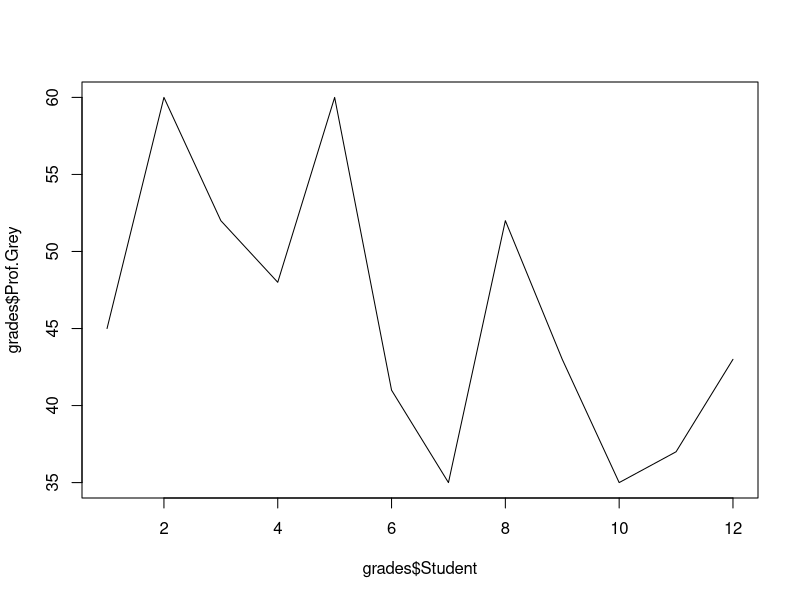
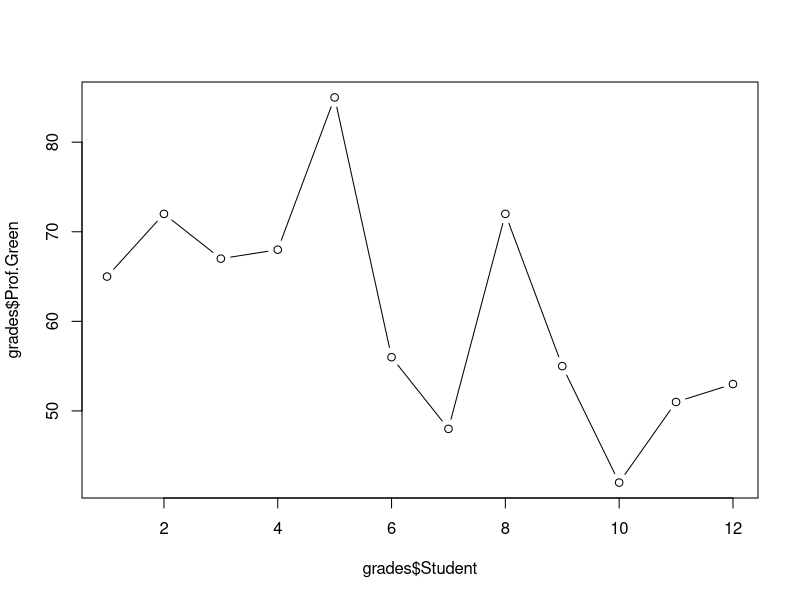
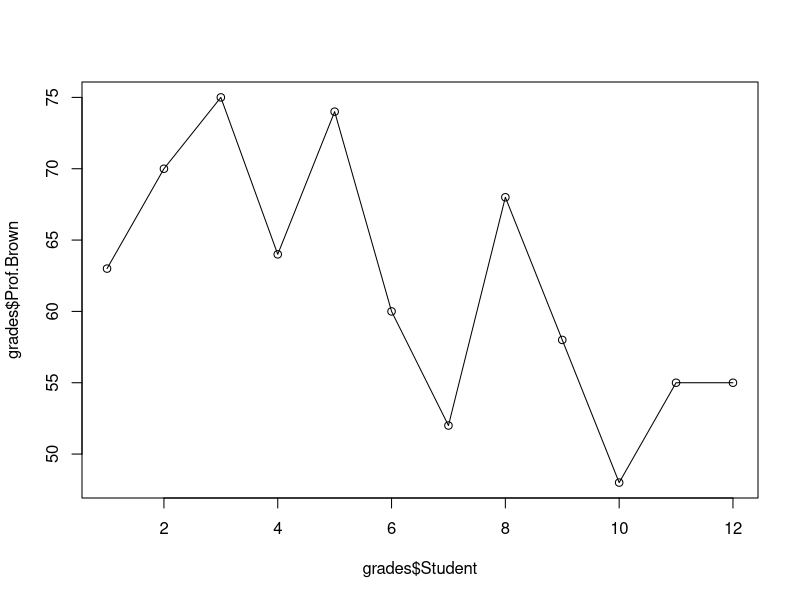
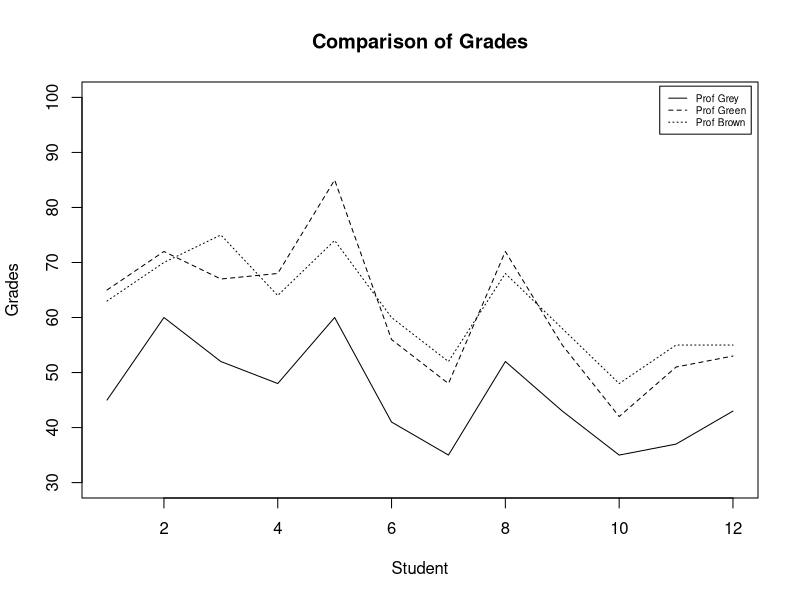

These charts were generated, in order, by the following R code:
#
#         Author: Dr Eugene O'Loughlin
#    Video Title: How To... Plot Multiple Data Sets on the Same Chart in R
#   Video Number: #38
# Data File Used: 38_Data_File.csv
# 
grades <- read.csv(file = "38_Data_File.csv", 
                      header = TRUE, sep = ",")
head(grades)
#
# Plot three separate charts
plot(grades$Student, grades$Prof.Grey, type = "l")
plot(grades$Student, grades$Prof.Green, type = "b")
plot(grades$Student, grades$Prof.Brown, type = "o")
#
# Plot data for Prof Grey 
plot(grades$Student, grades$Prof.Grey, 
     main = "Comparison of Grades",
     xlab = "Student",
     ylab = "Grades",
     type = "l",
     ylim = c(30, 100))
#
# Now add data for Prof Green
lines(grades$Student, grades$Prof.Green, 
      lty = "dashed")
#
# Now add data for Prof Brown
lines(grades$Student, grades$Prof.Brown, 
      lty = "dotted")
#
# Create legend labels
labels <- c("Prof Grey", "Prof Green", "Prof Brown")
#
# Create and add legend
legend("topright", legend = labels,
       cex = 0.6,                    # legend box size
       inset = 0.01,                 # distance from edge
       pch = NULL,                   # shape of legend symbols
       lty = c(1, 2, 3))             # line type in legend
#
